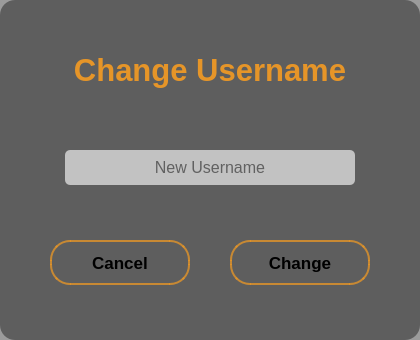
  <widget class="QGroupBox" name="changeUNbox">
   <property name="geometry">
    <rect>
     <x>390</x>
     <y>205</y>
     <width>420</width>
     <height>340</height>
    </rect>
   </property>
   <property name="sizePolicy">
    <sizepolicy hsizetype="Preferred" vsizetype="Preferred">
     <horstretch>0</horstretch>
     <verstretch>0</verstretch>
    </sizepolicy>
   </property>
   <property name="layoutDirection">
    <enum>Qt::LeftToRight</enum>
   </property>
   <property name="autoFillBackground">
    <bool>false</bool>
   </property>
   <property name="styleSheet">
    <string notr="true">background-color:rgba(0, 0, 0, 100);
background-position:left;
border: none;
border-radius: 15px;</string>
   </property>
   <property name="title">
    <string/>
   </property>
   <property name="alignment">
    <set>Qt::AlignCenter</set>
   </property>
   <widget class="QPushButton" name="cancelUN">
    <property name="geometry">
     <rect>
      <x>50</x>
      <y>240</y>
      <width>140</width>
      <height>45</height>
     </rect>
    </property>
    <property name="sizePolicy">
     <sizepolicy hsizetype="Minimum" vsizetype="Fixed">
      <horstretch>0</horstretch>
      <verstretch>0</verstretch>
     </sizepolicy>
    </property>
    <property name="font">
     <font>
      <family>Segoe UI</family>
      <pointsize>13</pointsize>
      <italic>false</italic>
      <bold>true</bold>
     </font>
    </property>
    <property name="cursor">
     <cursorShape>PointingHandCursor</cursorShape>
    </property>
    <property name="mouseTracking">
     <bool>true</bool>
    </property>
    <property name="layoutDirection">
     <enum>Qt::LeftToRight</enum>
    </property>
    <property name="styleSheet">
     <string notr="true">#cancelUN
{
background:none;
border:2px solid rgba(230, 149, 40, 200);
border-radius:20px;
}
#cancelUN:hover
{
background:rgba(230, 149, 40, 200);
}</string>
    </property>
    <property name="text">
     <string>Cancel</string>
    </property>
    <property name="autoRepeatInterval">
     <number>-1</number>
    </property>
   </widget>
   <widget class="QLineEdit" name="newUN">
    <property name="geometry">
     <rect>
      <x>65</x>
      <y>150</y>
      <width>290</width>
      <height>35</height>
     </rect>
    </property>
    <property name="sizePolicy">
     <sizepolicy hsizetype="Expanding" vsizetype="Fixed">
      <horstretch>0</horstretch>
      <verstretch>0</verstretch>
     </sizepolicy>
    </property>
    <property name="font">
     <font>
      <family>Segoe UI</family>
      <pointsize>12</pointsize>
     </font>
    </property>
    <property name="cursor">
     <cursorShape>IBeamCursor</cursorShape>
    </property>
    <property name="styleSheet">
     <string notr="true">background:rgb(194, 194, 194);
border:none;
color:black;
border-radius:none;
border-radius:5px;</string>
    </property>
    <property name="text">
     <string/>
    </property>
    <property name="echoMode">
     <enum>QLineEdit::Normal</enum>
    </property>
    <property name="alignment">
     <set>Qt::AlignCenter</set>
    </property>
    <property name="placeholderText">
     <string>New Username</string>
    </property>
    <property name="cursorMoveStyle">
     <enum>Qt::LogicalMoveStyle</enum>
    </property>
    <property name="clearButtonEnabled">
     <bool>true</bool>
    </property>
   </widget>
   <widget class="QLabel" name="changeUNtext">
    <property name="geometry">
     <rect>
      <x>20</x>
      <y>30</y>
      <width>380</width>
      <height>80</height>
     </rect>
    </property>
    <property name="font">
     <font>
      <family>Segoe UI</family>
      <pointsize>23</pointsize>
      <italic>false</italic>
      <bold>true</bold>
     </font>
    </property>
    <property name="focusPolicy">
     <enum>Qt::NoFocus</enum>
    </property>
    <property name="contextMenuPolicy">
     <enum>Qt::DefaultContextMenu</enum>
    </property>
    <property name="autoFillBackground">
     <bool>false</bool>
    </property>
    <property name="styleSheet">
     <string notr="true">background:none;
border:none;
color:rgb(230, 149, 40);</string>
    </property>
    <property name="lineWidth">
     <number>0</number>
    </property>
    <property name="text">
     <string>Change Username</string>
    </property>
    <property name="scaledContents">
     <bool>false</bool>
    </property>
    <property name="alignment">
     <set>Qt::AlignCenter</set>
    </property>
    <property name="wordWrap">
     <bool>false</bool>
    </property>
   </widget>
   <widget class="QPushButton" name="changeUN">
    <property name="geometry">
     <rect>
      <x>230</x>
      <y>240</y>
      <width>140</width>
      <height>45</height>
     </rect>
    </property>
    <property name="sizePolicy">
     <sizepolicy hsizetype="Minimum" vsizetype="Fixed">
      <horstretch>0</horstretch>
      <verstretch>0</verstretch>
     </sizepolicy>
    </property>
    <property name="font">
     <font>
      <family>Segoe UI</family>
      <pointsize>13</pointsize>
      <italic>false</italic>
      <bold>true</bold>
     </font>
    </property>
    <property name="cursor">
     <cursorShape>PointingHandCursor</cursorShape>
    </property>
    <property name="mouseTracking">
     <bool>true</bool>
    </property>
    <property name="layoutDirection">
     <enum>Qt::LeftToRight</enum>
    </property>
    <property name="styleSheet">
     <string notr="true">#changeUN
{
background:none;
border:2px solid rgba(230, 149, 40, 200);
border-radius:20px;
}
#changeUN:hover
{
background:rgba(230, 149, 40, 200);
}</string>
    </property>
    <property name="text">
     <string>Change</string>
    </property>
    <property name="autoRepeatInterval">
     <number>-1</number>
    </property>
   </widget>
  </widget>
